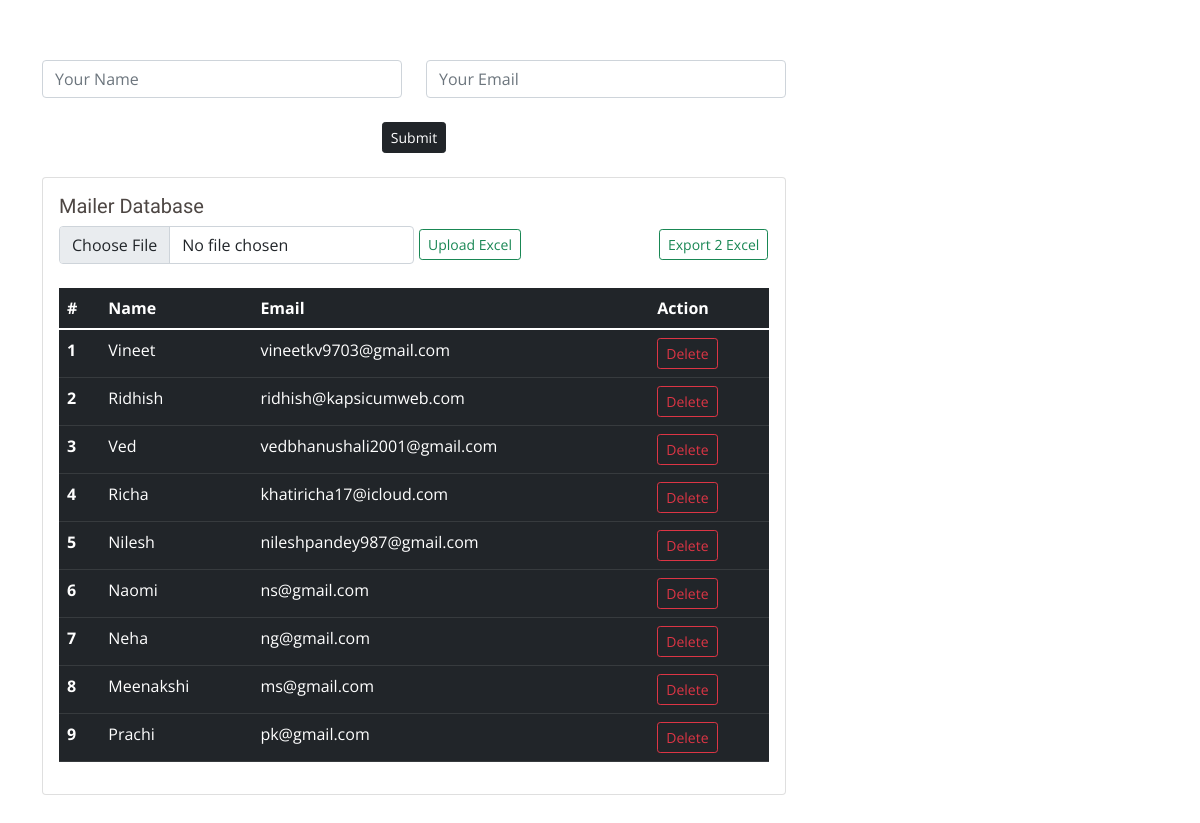
Screenshot of /maildb with the database file from the repository.
### models.py (models this page shows)
class Maildb(db.Model):
    id = db.Column(db.Integer, primary_key=True)
    mdb_name = db.Column(db.String)
    mdb_email = db.Column(db.String)

### app.py (the view)
@app.route('/maildb', methods=["GET", "POST"])
def maildata():
    if settings.request.method == "POST":
        mdb_name = settings.request.form['mdb_name']
        mdb_email = settings.request.form['mdb_email']
        information = models.Maildb(mdb_name=mdb_name, mdb_email=mdb_email)
        db.session.add(information)
        db.session.commit()
    fetch = models.Maildb.query.all()
    return settings.render_template('maildb.html', getinfo=fetch)

### templates/maildb.html (shortened to what this page needs)
<!DOCTYPE html>
<html lang="en">
  <head>
    <link
      href="static/assets/vendor/animate.css/animate.min.css"
      rel="stylesheet"
    />
    <link href="static/assets/vendor/aos/aos.css" rel="stylesheet" />
    <link
      href="static/assets/vendor/bootstrap/css/bootstrap.min.css"
      rel="stylesheet"
    />
    <link
      href="static/assets/vendor/bootstrap-icons/bootstrap-icons.css"
      rel="stylesheet"
    />
    <link
      href="static/assets/vendor/boxicons/css/boxicons.min.css"
      rel="stylesheet"
    />
    <link
      href="static/assets/vendor/glightbox/css/glightbox.min.css"
      rel="stylesheet"
    />
    <link
      href="static/assets/vendor/swiper/swiper-bundle.min.css"
      rel="stylesheet"
    />
    <link href="static/assets/css/style.css" rel="stylesheet" />
  </head>
  <body>
    <main id="main">
      <section id="contact" class="contact">
        <div class="container">
          <div class="col-lg-8">
            <form action="/maildb" role="form" method="post">
              <div class="row">
                <div class="col-md-6 form-group">
                  <input
                    type="text"
                    name="mdb_name"
                    class="form-control"
                    id="name"
                    placeholder="Your Name"
                    required
                  />
                </div>
                <div class="col-md-6 form-group mt-3 mt-md-0">
                  <input
                    type="text"
                    class="form-control"
                    name="mdb_email"
                    id="email"
                    placeholder="Your Email"
                    required
                  />
                </div>
              </div>
              <br />
              <div class="text-center">
                <button class="btn btn-dark btn-sm" type="submit">
                  Submit
                </button>
              </div>
            </form>
          </div>
          <br />
          <div class="col-lg-8">
            <div class="card">
              <div class="card-body">
                <h5 class="card-title">Mailer Database</h5>
                <form
                  action="/uploaddb"
                  method="post"
                  enctype="multipart/form-data"
                >
                  <div class="col-md-6 form-group">
                    <input
                      type="file"
                      name="mail_db"
                      class="form-control"
                      id="name"
                      placeholder="Upload File"
                      required
                    />
                  </div>
                  <input
                    type="submit"
                    class="btn btn-outline-success btn-sm"
                    value="Upload Excel"
                    style="float: left; margin-left: 360px; margin-top: -35px"
                  />
                </form>
                <form
                  action="/downdb"
                  method="post"
                  enctype="multipart/form-data"
                >
                  <div class="col-md-6 form-group">
                    <input
                      type="submit"
                      class="btn btn-outline-success btn-sm"
                      value="Export 2 Excel"
                      style="float: left; margin-left: 600px; margin-top: -35px"
                    />
                  </div>
                </form>
                <br />
                <table class="table table-dark">
                  <thead>
                    <tr>
                      <th scope="col">#</th>
                      <th scope="col">Name</th>
                      <th scope="col">Email</th>
                      <th scope="col">Action</th>
                    </tr>
                  </thead>
                  <tbody>
                    {% for i in getinfo %}
                    <tr>
                      <th scope="row">{{loop.index}}</th>
                      <td>{{i.mdb_name}}</td>
                      <td>{{i.mdb_email}}</td>
                      <td>
                        <a
                          href="delmdb/{{i.id}}"
                          class="btn btn-outline-danger btn-sm"
                          >Delete</a
                        >
                      </td>
                    </tr>
                    {% endfor %}
                  </tbody>
                </table>
              </div>
            </div>
          </div>
        </div>
      </section>
    </main>
  </body>
</html>

### static/assets/css/style.css (style rules this page uses)
body { font-family: "Open Sans", sans-serif; color: #4d4643; }
a { color: #f03c02; text-decoration: none; }
h1, h2, h3, h4, h5, h6 { font-family: "Muli", sans-serif; }
section { padding: 60px 0; overflow: hidden; }

### rows the page displays
Maildb: mdb_name "Vineet", mdb_email "vineetkv9703@gmail.com"
Maildb: mdb_name "Ridhish", mdb_email "ridhish@kapsicumweb.com"
Maildb: mdb_name "Ved", mdb_email "vedbhanushali2001@gmail.com"
Maildb: mdb_name "Richa", mdb_email "khatiricha17@icloud.com"
Maildb: mdb_name "Nilesh", mdb_email "nileshpandey987@gmail.com"
Maildb: mdb_name "Naomi", mdb_email "ns@gmail.com"
Maildb: mdb_name "Neha", mdb_email "ng@gmail.com"
Maildb: mdb_name "Meenakshi", mdb_email "ms@gmail.com"
Maildb: mdb_name "Prachi", mdb_email "pk@gmail.com"
